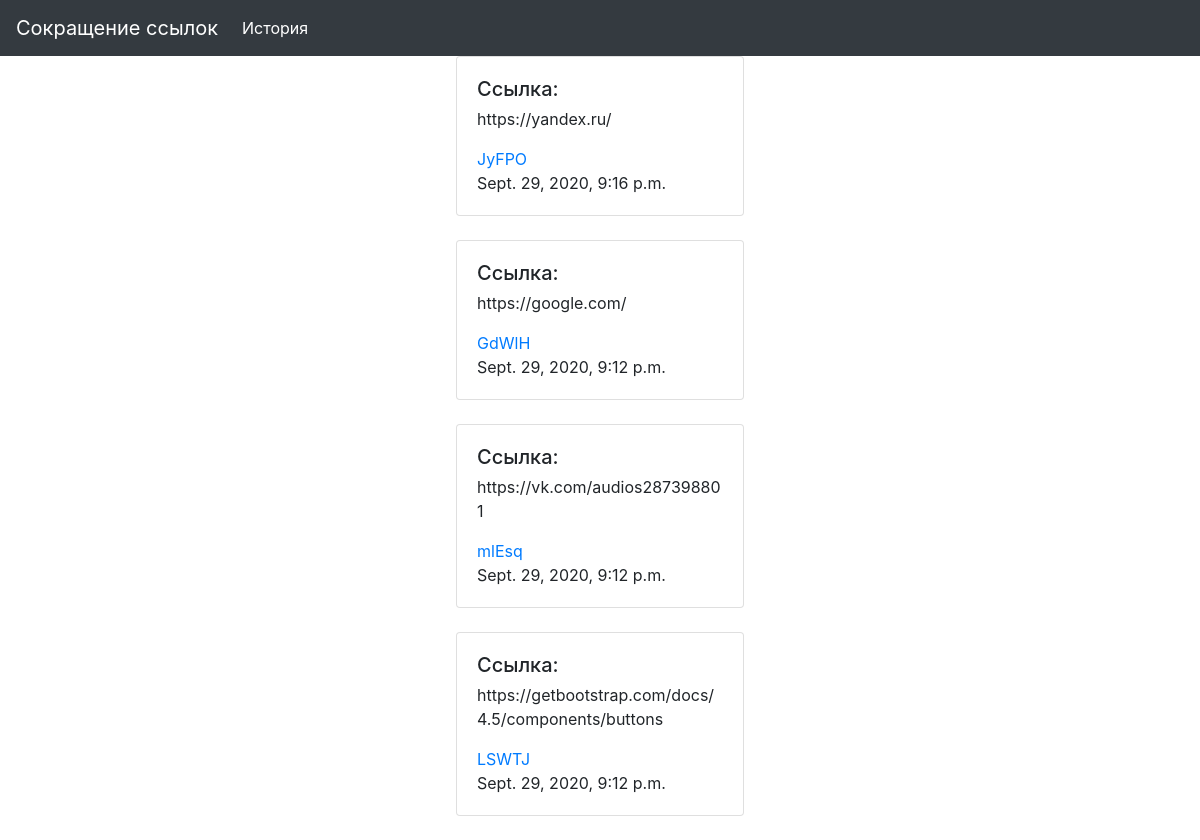
The app's page /history with its own data.
### link/models.py (models this page shows)
class Links(models.Model):
    old_link = models.CharField(max_length=500)
    new = models.CharField(max_length=100)
    create = models.DateTimeField(auto_now_add=True)

### link/views.py (the view)
# urls.py: path("history", all_link, name='history'),
def all_link(request):
    links = Links.objects.all().order_by('-id')
    return render(request, 'index.html', context={'links': links})

### link/templates/index.html (shortened to what this page needs)
<!DOCTYPE html>
<head>
    <link rel="stylesheet" href="https://stackpath.bootstrapcdn.com/bootstrap/4.5.2/css/bootstrap.min.css">
</head>
<header>
    <nav class="navbar navbar-expand-lg navbar-dark bg-dark">
        <a class="navbar-brand" href="{% url 'link:cut' %}">Сокращение ссылок</a>
        <div class="collapse navbar-collapse" id="navbarSupportedContent">
          <ul class="navbar-nav mr-auto">
            <li class="nav-item active">
              <a class="nav-link" href="{% url 'link:history' %}">История <span class="sr-only">(current)</span></a>
          </ul>
        </div>
      </nav>
</header>
<body>
      {% if links %}
          {% for link in links%}
              <div class="card" style="width: 18rem;max-width: 500px; margin: auto;">
                <div class="card-body">
                  <h5 class="card-title">Ссылка:</h5>
                  <p class="card-text">{{ link.old_link }}</p>
                  <a href= {% url 'link:redirect_old' link.id %} target="blank" class="card-text">{{ link.new }}</a>
                  <p class="card-text">{{ link.create }}</p>
                </div>
              </div>
              <br>
          {% endfor %}
        {% endif %}
</body>

### records on screen
Links: old_link "https://yandex.ru/", new "JyFPO", create "Sept. 29, 2020, 9:16 p.m."
Links: old_link "https://google.com/", new "GdWlH", create "Sept. 29, 2020, 9:12 p.m."
Links: old_link "https://vk.com/audios287398801", new "mlEsq", create "Sept. 29, 2020, 9:12 p.m."
Links: old_link "https://getbootstrap.com/docs/4.5/components/buttons", new "LSWTJ", create "Sept. 29, 2020, 9:12 p.m."
